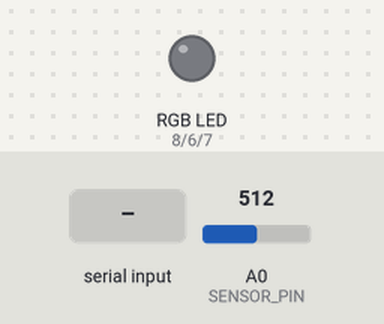
Recording of a sketch running on a simulated Arduino Uno, built with avr-gcc and run on an emulated ATmega328P. Parts: an RGB LED mixed from three pins (HIGH = lit). Inputs (shaded band) come from the test bench; at power-on: A0 (SENSOR_PIN) = 512. What the sketch prints to the serial monitor is not drawn.

Above: at 2.5 s.
2.6 s: "b\n" received over Serial
At 3.8 s:
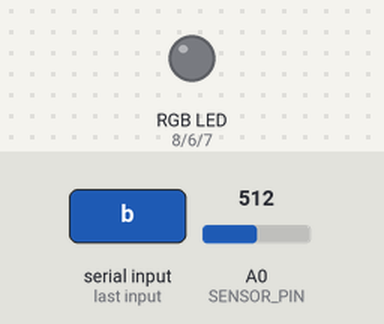
4.1 s: "w\n" received over Serial
At 5.2 s:
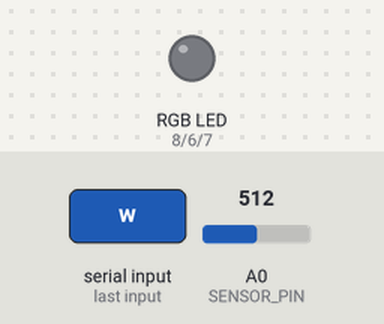
Timing chart, 0 to 7.1 s (numbered marks = the images above; inputs shaded):
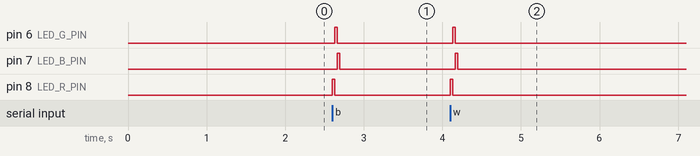

The sketch:

patch_learning_capture.ino
```cpp
#include <Arduino.h>

// Additional labelled measurements only. This sketch does not run or train a model.
#define SAMPLE_COUNT 10
#define RGB_FLASH_DELAY 10
#define SENSOR_PIN A0
#define LED_R_PIN 8
#define LED_G_PIN 6
#define LED_B_PIN 7
constexpr int REPEATS = 3;
float rawRGB[3] = {0,0,0};
float blackRGB[3] = {0,0,0};
float whiteRGB[3] = {0,0,0};
int calibrationStep = 0;
unsigned long calibrationNumber = 0;
unsigned long batchNumber = 0;

void ledOff() {

  analogWrite(LED_R_PIN, 0);
  analogWrite(LED_G_PIN, 0);
  analogWrite(LED_B_PIN, 0);
}

float readAverage() {

  long sum = 0;

  for (int i = 0; i < SAMPLE_COUNT; i++) {

    sum += analogRead(SENSOR_PIN);

    delay(2);
  }

  return (float)sum / SAMPLE_COUNT;
}

void readRGB() {

  // -------------------------
  // RED
  // -------------------------

  analogWrite(LED_R_PIN, 255);
  analogWrite(LED_G_PIN, 0);
  analogWrite(LED_B_PIN, 0);

  delay(RGB_FLASH_DELAY);

  rawRGB[0] = readAverage();


  // -------------------------
  // GREEN
  // -------------------------

  analogWrite(LED_R_PIN, 0);
  analogWrite(LED_G_PIN, 255);
  analogWrite(LED_B_PIN, 0);

  delay(RGB_FLASH_DELAY);

  rawRGB[1] = readAverage();


  // -------------------------
  // BLUE
  // -------------------------

  analogWrite(LED_R_PIN, 0);
  analogWrite(LED_G_PIN, 0);
  analogWrite(LED_B_PIN, 255);

  delay(RGB_FLASH_DELAY);

  rawRGB[2] = readAverage();


  ledOff();
}

float normalizeInput(float value, float blackValue, float whiteValue) {

  float range =
    whiteValue - blackValue;


  if (range <= 0.0) {
    return 0.0;
  }


  float result =
    (value - blackValue)
    / range;


  if (result < 0.0) {
    result = 0.0;
  }

  if (result > 1.0) {
    result = 1.0;
  }


  return result;
}

void printCalibration(const char *name, const float *values) {
  Serial.print(name);
  for (int c=0;c<3;c++) { Serial.print(","); Serial.print(values[c],4); }
  Serial.println();
}

void help() {
  Serial.println("黒 b → 白 w で校正します。");
  Serial.println("次に 紫 p → 黒 k → 灰 g → 白 v。各文字を1回送信すると3回自動で読みます。");
  Serial.println("読取のSTARTからENDまでは同じ色を当ててください。");
  Serial.println("PATCH LEARNING START〜ENDの4組を保存してください。最初からは n。");
}

void measurePatch(const char *id, const char *label) {
  if (calibrationStep!=2) { Serial.println("先に黒 b → 白 w で校正してください。"); return; }
  ++batchNumber;
  Serial.println("========== PATCH LEARNING START ==========");
  Serial.println("FIRMWARE=PATCH_LEARNING_CAPTURE_V1");
  Serial.println("INPUT_SOURCE=NEW_PHYSICAL_SENSOR_READINGS");
  Serial.println("INTENDED_ROLE=ADDITIONAL_TRAINING_DATA; NOT_A_FULL_CHART_MSE");
  Serial.println("LABEL_SOURCE=USER_COMMAND; NOT_INFERRED_FROM_INPUT");
  Serial.println("REFERENCE_SOURCE=DISTRIBUTED_NOTEBOOK_CMYK_DISPLAY_RECOVERED");
  Serial.println("REFERENCE_FILE_SHA256=4f58e236c2e114ed64e6e4128b94265ea66de1ee23413a7ef8b6a3c999f2ff14");
  Serial.print("CALIBRATION="); Serial.println(calibrationNumber);
  Serial.print("BATCH="); Serial.println(batchNumber);
  Serial.print("PATCH_ID="); Serial.println(id);
  Serial.print("PATCH_LABEL="); Serial.println(label);
  Serial.println("REPEATS=3; RAPID_WITHIN_ONE_PLACEMENT; NOT_THREE_INDEPENDENT_CAPTURES");
  Serial.println("SAMPLE_COUNT=10; RGB_FLASH_DELAY_MS=10; LED_DRIVE=ANALOG_WRITE_255_0");
  printCalibration("# black_rgb",blackRGB);
  printCalibration("# white_rgb",whiteRGB);
  Serial.println("repeat,sample_completed_ms,raw_r,raw_g,raw_b,input_r,input_g,input_b,unclipped_r,unclipped_g,unclipped_b");
  for (int repeat=1;repeat<=REPEATS;repeat++) {
    readRGB();
    unsigned long completed=millis();
    Serial.print(repeat); Serial.print(","); Serial.print(completed);
    for (int c=0;c<3;c++) { Serial.print(","); Serial.print(rawRGB[c],4); }
    for (int c=0;c<3;c++) { Serial.print(","); Serial.print(normalizeInput(rawRGB[c],blackRGB[c],whiteRGB[c]),8); }
    for (int c=0;c<3;c++) { Serial.print(","); Serial.print((rawRGB[c]-blackRGB[c])/(whiteRGB[c]-blackRGB[c]),8); }
    Serial.println();
    if (repeat<REPEATS) delay(100);
  }
  Serial.println("=========== PATCH LEARNING END ===========");
  Serial.println("次の色を当てて p / k / g / v を1回送信してください。");
}

void handleCommand(char command) {
  if (command>='A' && command<='Z') command=command-'A'+'a';
  if (command=='\r' || command=='\n' || command==' ' || command=='\t') return;
  if (command=='n') { calibrationStep=0; help(); return; }
  if (command=='b') {
    readRGB();
    for (int c=0;c<3;c++) blackRGB[c]=rawRGB[c];
    calibrationStep=1;
    Serial.println("黒を登録しました。白を当てて w を送信してください。");
    printCalibration("# black_rgb",blackRGB);
    return;
  }
  if (command=='w') {
    if (calibrationStep!=1) { Serial.println("白の登録は黒 b の後です。読取の白は v です。"); return; }
    readRGB();
    bool valid=true;
    for (int c=0;c<3;c++) { whiteRGB[c]=rawRGB[c]; valid=valid && whiteRGB[c]>blackRGB[c]; }
    if (!valid) { calibrationStep=0; Serial.println("校正失敗。黒 b からやり直してください。"); return; }
    calibrationStep=2; ++calibrationNumber;
    printCalibration("# white_rgb",whiteRGB);
    Serial.println("校正完了。紫 p → 黒 k → 灰 g → 白 v を各1回送信してください。");
    return;
  }
  if (command=='p') { measurePatch("r2c3","PURPLE"); return; }
  if (command=='k') { measurePatch("r3c1","BLACK"); return; }
  if (command=='g') { measurePatch("r3c2","GRAY"); return; }
  if (command=='v') { measurePatch("r3c3","WHITE"); return; }
  help();
}

void setup() {
  Serial.begin(9600);
  pinMode(LED_R_PIN,OUTPUT); pinMode(LED_G_PIN,OUTPUT); pinMode(LED_B_PIN,OUTPUT);
  ledOff(); delay(1000);
  Serial.println("FIRMWARE=PATCH_LEARNING_CAPTURE_V1");
  Serial.println("学習用データの収集です。新しい学習済みモデルやMSEの結果は出しません。");
  help();
}

void loop() {
  if (Serial.available()) handleCommand(static_cast<char>(Serial.read()));
  delay(1);
}
```

Measured:
- after the input at 2.6 s, pin 6 (LED_G_PIN), pin 8 (LED_R_PIN): LOW → HIGH at once, → LOW 0.03 s later; pin 7 (LED_B_PIN): LOW → HIGH after 0.06 s, → LOW 0.03 s later
- after the input at 4.1 s, pin 6 (LED_G_PIN), pin 8 (LED_R_PIN): LOW → HIGH at once, → LOW 0.03 s later; pin 7 (LED_B_PIN): LOW → HIGH after 0.06 s, → LOW 0.03 s later
